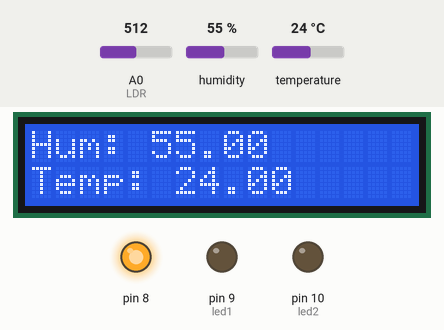
Bench run of a sketch on a simulated Arduino Uno, built with avr-gcc and run on an emulated ATmega328P. Shown: 16×2 character LCD, output pins drawn as LEDs (lit = HIGH). Inputs (shaded band) come from the test bench; at power-on: humidity 55 %, temperature 24 °C, A0 (LDR) = 512. What the sketch prints to the serial monitor is not drawn.

Above: at 1.2 s.
1.3 s: humidity set to 22 %
At 2.5 s:
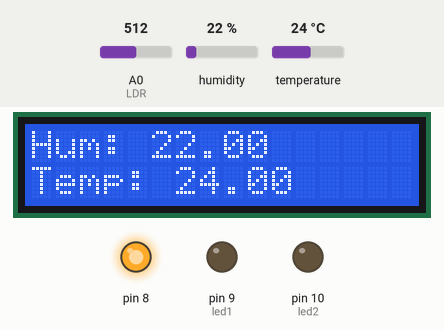
4.0 s: temperature set to 12 °C
At 5.1 s:
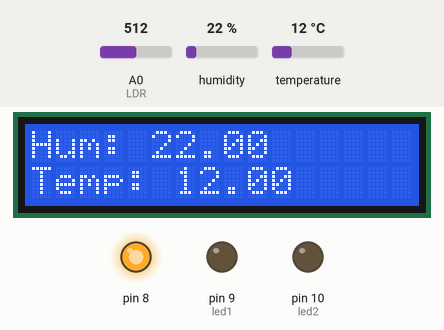
6.7 s: humidity set to 40 %
At 9.1 s:
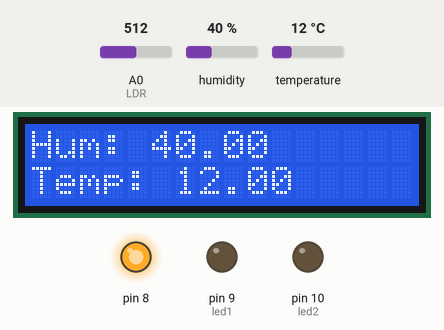
9.7 s: temperature set to 19 °C
At 11.7 s:
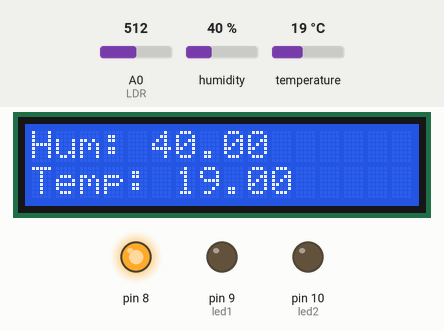
Timing chart, 0 to 13.2 s (numbered marks = the images above; inputs shaded):
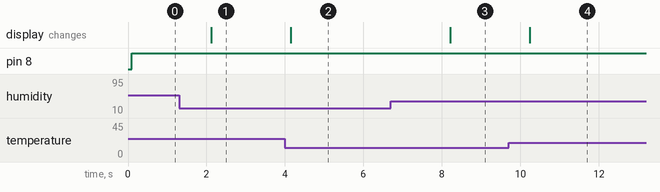

The sketch:

code.ino
```cpp
#include <LiquidCrystal.h>
#include <DHT.h>
#include <Servo.h>

Servo myServo;
Servo myServo1;
#define LDR A0
unsigned int value;

DHT dht(7, DHT11);

LiquidCrystal lcd(12, 11, 5, 4, 3, 2);//(RS, E, D4, D5, D6, D7)

void setup() {
      dht.begin();
      lcd.begin(16, 2);
      Serial.begin(9600);
      pinMode(8,OUTPUT);
      pinMode(9,OUTPUT);//led1
      pinMode(10,OUTPUT);//led2
      pinMode(LDR, INPUT);
      //myServo.attach(9);
      //myServo1.attach(10);
}

void loop() {
  float h = dht.readHumidity();
   float t = dht.readTemperature();
   lcd.setCursor(0, 0);
   lcd.print("Hum: ");
   lcd.println(h);

  lcd.setCursor(0, 1);
  lcd.print("Temp: ");
  lcd.println(t);
  Serial.print("Humidity: ");
   Serial.println(h);
   Serial.print("Temperature: ");
   Serial.println(t);
   value = analogRead(LDR);
   Serial.println(value);
   if (h>=60 and value<=900 and value>=800)
   {
    digitalWrite(8,0);
    delay(3000);
    digitalWrite(9,1);
    digitalWrite(10,1);
    //myServo.writeMicroseconds(2000);
    //myServo1.writeMicroseconds(2000);
    delay(2000);
    digitalWrite(8,0);
    digitalWrite(9,0);
    digitalWrite(10,0);
    delay(1000);
    digitalWrite(9,1);
    digitalWrite(10,1);
    delay(2000);
    digitalWrite(9,0);
    digitalWrite(10,0);
    delay(1000);
   }
   else
   {
    digitalWrite(8,1);
    digitalWrite(10,0);
    digitalWrite(9,0);
    delay(1000);
    }
  delay(1000);
}
```

Measured:
- after the input at 1.3 s, the display: changes after 0.82 s (image 1)
- after the input at 4.0 s, the display: changes after 0.15 s (image 2)
- after the input at 6.7 s, the display: changes after 1.5 s (image 3)
- after the input at 9.7 s, the display: changes after 0.54 s (image 4)
